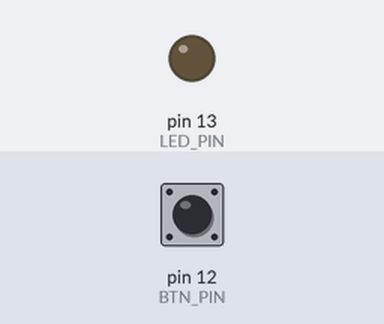
This sketch was run on a simulated Arduino Uno, built with avr-gcc and run on an emulated ATmega328P. On the bench: output pins drawn as LEDs (lit = HIGH). Dashed ring = blinking. The inputs (shaded band) are chosen by the test bench; at power-on: pin 12 (BTN_PIN) LOW.

Above: at 1.4 s.
1.5 s: pin 12 (BTN_PIN) pulled HIGH for 1 s
At 1.95 s:
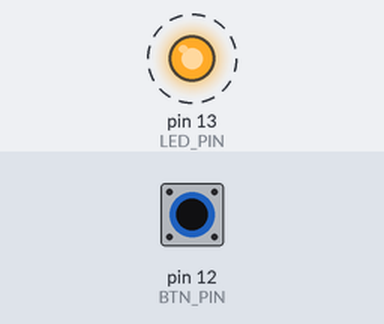
4.2 s: pin 12 (BTN_PIN) pulled HIGH for 3.2 s
At 8.2 s:
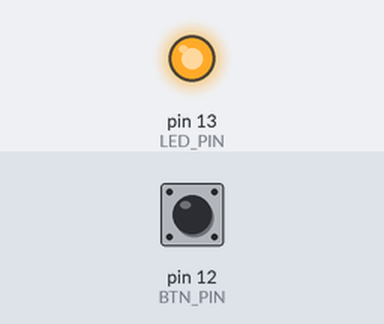
8.9 s: pin 12 (BTN_PIN) pulled HIGH for 0.35 s
At 9.6 s:
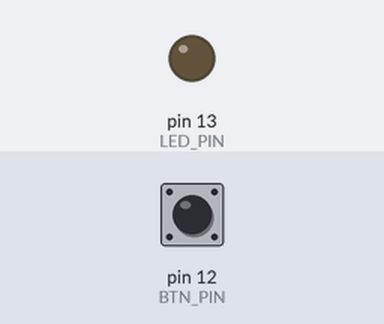
Timing chart, 0 to 11.9 s (numbered marks = the images above; inputs shaded):
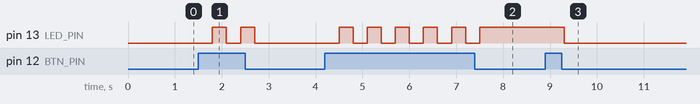

The sketch:

3_LED_BTN.ino
```cpp
// Initializing variables that store led and button pins
// used later to take user input and output the correct value
const int LED_PIN = 13;
const int BTN_PIN = 12;

// Variables used to represent the current state
// of the LED and button
bool ledState = false;
bool btnState;

void setup()
{
  // Defining the I/O modes of the pins
  pinMode(LED_PIN, OUTPUT);
  pinMode(BTN_PIN, INPUT);
}

void loop()
{
  // Setting the state of the LED each iteration
  digitalWrite(LED_PIN, ledState);

  // Checking if the button was pressed
  // If so change the LED state
  btnState = digitalRead(BTN_PIN);

  if(btnState)
  {
    ledState = !ledState;
  }
  delay(300);
}
```

Measured:
- after the input at 1.5 s, pin 13 (LED_PIN): alternates HIGH for 0.30 s and LOW for 0.30 s, 4 changes in all, then stays LOW, starting after 0.30 s
- after the input at 4.2 s, pin 13 (LED_PIN): alternates HIGH for 0.30 s and LOW for 0.30 s, 11 changes in all, then stays HIGH, starting after 0.30 s
- after the input at 8.9 s, pin 13 (LED_PIN): HIGH → LOW after 0.40 s
